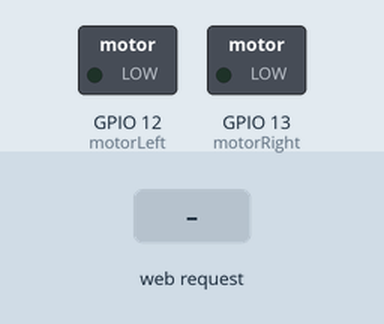
Simulated run of this sketch. Board: ESP32. Parts: switched loads named in the sketch (green lamp = pin HIGH). The inputs (shaded band) are chosen by the test bench. WiFi joins after 1.5 s; servers stay silent unless stated; what the sketch prints to the serial monitor is not drawn.

Above: at 2.7 s.
2.8 s: HTTP request GET /forward received
At 4.0 s:
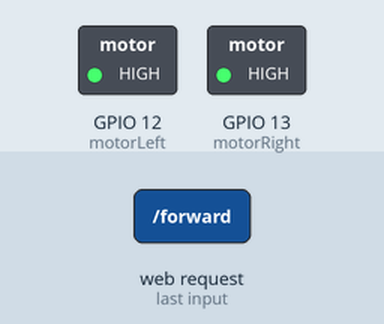
4.3 s: HTTP request GET /stop received
At 5.1 s:
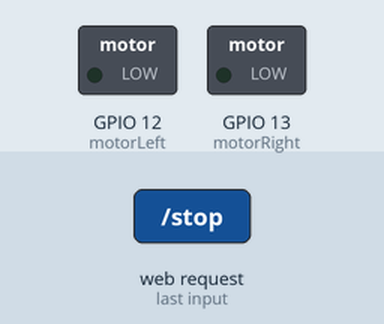
Timing chart, 0 to 7.3 s (numbered marks = the images above; inputs shaded):
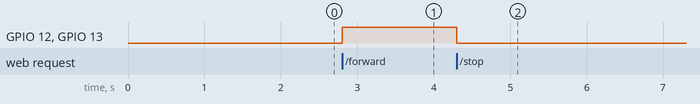

The sketch:

esp32_robot.ino
```cpp
#include <WiFi.h>
#include <WebServer.h>

const char* ssid = "YOUR_SSID";
const char* password = "YOUR_PASSWORD";

const int motorLeft = 12;
const int motorRight = 13;
WebServer server(80);

void handleRoot()
{
  String html = "<h1>ESP32 Robot Control</h1>";
  html += "<a href='/forward'>Forward</a> | <a href='/stop'>Stop</a>";
  server.send(200, "text/html", html);
}

void handleForward()
{
  digitalWrite(motorLeft,HIGH);
  digitalWrite(motorRight,HIGH);
  server.sendHeader("Location","/");
  server.send(303,"text/plain","");
}

void handleStop()
{
  digitalWrite(motorLeft,LOW);
  digitalWrite(motorRight,LOW);
  server.sendHeader("Location","/");
  server.send(303,"text/plain","");
}

void setup()
{
  Serial.begin(115200);
  pinMode(motorLeft, OUTPUT);
  pinMode(motorRight, OUTPUT);

  WiFi.begin(ssid, password);
  while(WiFi.status() != WL_CONNECTED)
  {
    delay(500); Serial.print(".");
  }
  Serial.println("WiFi connected: " + WiFi.localIP().toString());

  server.on("/", handleRoot);
  server.on("/forward", handleForward);
  server.on("/stop", handleStop);
  server.begin();
}

void loop()
{
  server.handleClient();
}
```

Measured:
- after the input at 2.8 s, GPIO 12 (motorLeft), GPIO 13 (motorRight): LOW → HIGH at once
- after the input at 4.3 s, GPIO 12 (motorLeft), GPIO 13 (motorRight): HIGH → LOW at once
